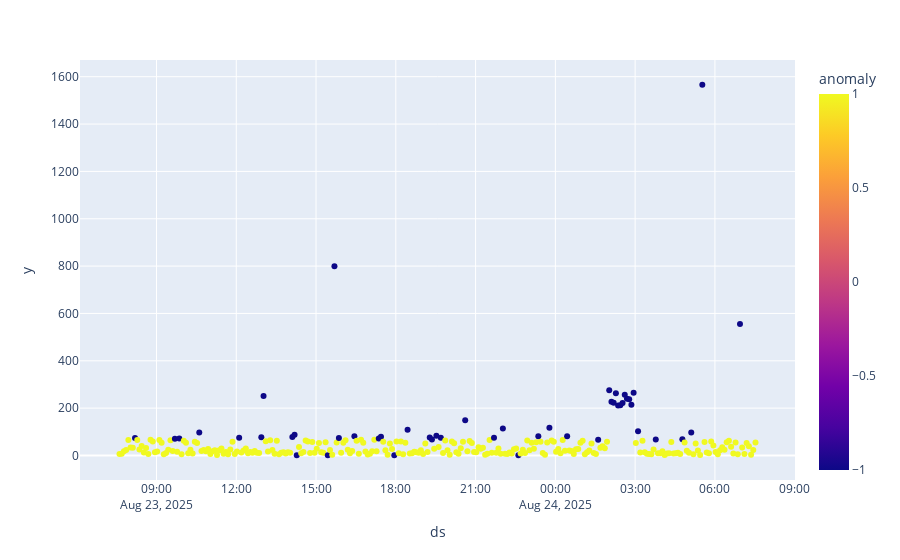

Notebook code for this chart:
### Code cell
plot = px.scatter(plot_df, x='ds', y='y', color='anomaly')
plot

### Figure 1 — Plotly figure (JSON) as saved in the notebook; plotly's stock layout.template omitted (floating-point values rounded to 4 significant figures; data arrays with more than 128 entries replaced by an {"elided": "..."} marker saying what was removed)
{"data": [{"hovertemplate": "ds=%{x}<br>y=%{y}<br>anomaly=%{marker.color}<extra></extra>", "legendgroup": "", "marker": {"color": {"elided": "288 int values"}, "coloraxis": "coloraxis", "symbol": "circle"}, "mode": "markers", "name": "", "orientation": "v", "showlegend": false, "type": "scatter", "x": {"elided": "288 str values"}, "xaxis": "x", "y": {"elided": "288 float values"}, "yaxis": "y"}], "layout": {"coloraxis": {"colorbar": {"title": {"text": "anomaly"}}, "colorscale": [[0, "#0d0887"], [0.1111, "#46039f"], [0.2222, "#7201a8"], [0.3333, "#9c179e"], [0.4444, "#bd3786"], [0.5556, "#d8576b"], [0.6667, "#ed7953"], [0.7778, "#fb9f3a"], [0.8889, "#fdca26"], [1, "#f0f921"]]}, "legend": {"tracegroupgap": 0}, "margin": {"t": 60}, "xaxis": {"anchor": "y", "domain": [0, 1], "title": {"text": "ds"}}, "yaxis": {"anchor": "x", "domain": [0, 1], "title": {"text": "y"}}}}
